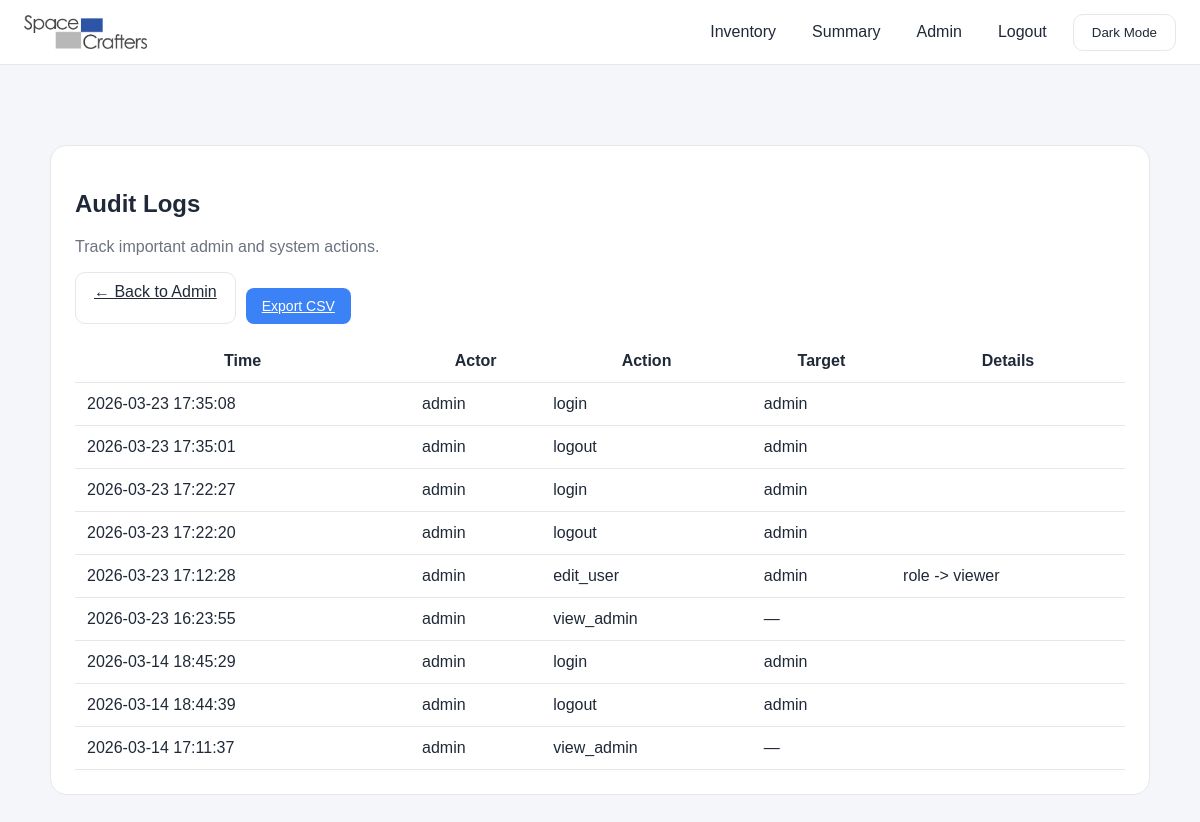
The page /admin/logs (signed in) on the database its author committed.
### models.py (models this page shows)
class AuditLog(db.Model):
    __tablename__ = "audit_logs"
    id = db.Column(db.Integer, primary_key=True)
    actor_id = db.Column(
        db.Integer,
        db.ForeignKey("users.id"),
        nullable=True,
    )
    action = db.Column(db.String(200), nullable=False)
    target = db.Column(db.String(200))
    details = db.Column(db.Text)
    created_at = db.Column(
        db.DateTime,
        default=lambda: datetime.now(timezone.utc),
    )
    actor = db.relationship("User", back_populates="audit_logs")

class User(UserMixin, db.Model):
    __tablename__ = "users"
    id = db.Column(db.Integer, primary_key=True)
    username = db.Column(db.String(100), unique=True, nullable=False)
    password_hash = db.Column(db.String(200), nullable=False)
    role = db.Column(db.String(20), default="viewer")
    audit_logs = db.relationship(
        "AuditLog",
        back_populates="actor",
        cascade="all, delete-orphan",
    )
    @property
    def is_active(self):
        return True
    @property
    def is_admin(self):
        return self.role == "admin"

### app.py (the view)
@app.route("/admin/logs")
@login_required
@admin_required
def view_audit_logs():
    logs = AuditLog.query.order_by(AuditLog.id.desc()).limit(200).all()
    return render_template("audit_logs.html", logs=logs)

### app.py (called while the page is built)
@login_manager.user_loader
def load_user(user_id):
    return db.session.get(User, int(user_id))

def admin_required(view):
    @wraps(view)
    def wrapped(*args, **kwargs):
        if not current_user.is_authenticated or not current_user.is_admin:
            abort(403)
        return view(*args, **kwargs)
    return wrapped

### templates/audit_logs.html
{% extends "base.html" %}
{% block content %}
<div class="card">
  <h2>Audit Logs</h2>
  <p class="muted-text">
    Track important admin and system actions.
  </p>
  <div style="display:flex; gap:10px; margin-bottom:16px;">
    <a href="{{ url_for('admin') }}" class="secondary-btn">
      ← Back to Admin
    </a>
    <a href="{{ url_for('export_audit_logs') }}" class="primary-btn">
      Export CSV
    </a>
  </div>
  {% if logs %}
  <table class="summary-table">
    <thead>
      <tr>
        <th>Time</th>
        <th>Actor</th>
        <th>Action</th>
        <th>Target</th>
        <th>Details</th>
      </tr>
    </thead>
    <tbody>
      {% for log in logs %}
      <tr>
        <td>{{ log.created_at.strftime("%Y-%m-%d %H:%M:%S") }}</td>
        <td>
          {% if log.actor %}
            {{ log.actor.username }}
          {% else %}
            <em class="muted-text">System</em>
          {% endif %}
        </td>
        <td>
          <span class="badge-log">{{ log.action }}</span>
        </td>
        <td>{{ log.target or "—" }}</td>
        <td>{{ log.details or "" }}</td>
      </tr>
      {% endfor %}
    </tbody>
  </table>
  {% else %}
  <p class="muted-text">
    No audit logs recorded yet.
  </p>
  {% endif %}
</div>
{% endblock %}

### static/style.css (style rules this page uses)
:root { --blue: #3b82f6; --blue-hover: #2563eb; --bg: #f5f7fb; --card: #ffffff; --border: #e5e7eb; --text: #1f2937; --muted: #6b7280; }
body { margin: 0; font-family: system-ui, -apple-system, sans-serif; background: var(--bg); color: var(--text); }
.card { background: var(--card); border: 1px solid var(--border); border-radius: 16px; padding: 24px; margin-bottom: 32px; }
.card .primary-btn { margin-top: 16px; }
.primary-btn { background: var(--blue); color: white; border: none; padding: 10px 16px; border-radius: 8px; font-size: 14px; font-weight: 500; cursor: pointer; transition: all 0.2s ease; }
.secondary-btn { background: var(--card); border: 1px solid var(--border); padding: 10px 18px; border-radius: 10px; cursor: pointer; color: var(--text); }
.table, .summary-table { width: 100%; border-collapse: collapse; background: var(--card); border-radius: 12px; }
.table th, .table td, .summary-table th, .summary-table td { padding: 12px; border-bottom: 1px solid var(--border); }
.muted-text { color: var(--muted); }
body { overflow-x: hidden; }
body { font-family: Arial, Helvetica, sans-serif; margin:0; background:#f5f6fa; }

### rows shown on the page
AuditLog: created_at "2026-03-23 17:35:08", actor.username "admin", action "login", target "admin"
AuditLog: created_at "2026-03-23 17:35:01", actor.username "admin", action "logout", target "admin"
AuditLog: created_at "2026-03-23 17:22:27", actor.username "admin", action "login", target "admin"
AuditLog: created_at "2026-03-23 17:22:20", actor.username "admin", action "logout", target "admin"
AuditLog: created_at "2026-03-23 17:12:28", actor.username "admin", action "edit_user", target "admin", details "role -> viewer"
AuditLog: created_at "2026-03-23 16:23:55", actor.username "admin", action "view_admin", target "—"
AuditLog: created_at "2026-03-14 18:45:29", actor.username "admin", action "login", target "admin"
AuditLog: created_at "2026-03-14 18:44:39", actor.username "admin", action "logout", target "admin"
AuditLog: created_at "2026-03-14 17:11:37", actor.username "admin", action "view_admin", target "—"
